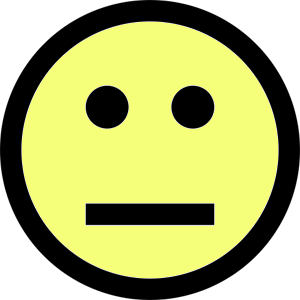
#> input picture resources/img/neutral.png, 300 x 300 px
$ python server.py
#> lines starting #> are read from the running program, lines starting #| are printed output that depends on the picture
import tkinter as tk
from PIL import ImageTk, Image
import socket

HOST = "127.0.0.1"
PORT = 65432

root = tk.Tk()
# root.wm_attributes('-transparentcolor', 'white')
root.geometry("300x1000+1600+0")
root.title("Emoji Overlay")
root.iconbitmap("resources/img/favicon.ico")

img = ImageTk.PhotoImage(Image.open("resources/img/neutral.png"))
img_label = tk.Label(root, image=img)

static_img_1 = ImageTk.PhotoImage(Image.open("resources/img/thinking.png"))
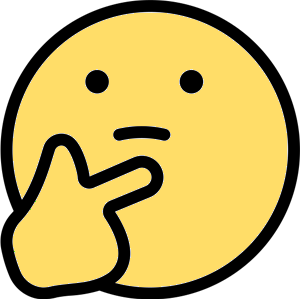
#> input picture resources/img/thinking.png, 300 x 300 px
static_img_1_label = tk.Label(root, image=static_img_1)

static_img_2 = ImageTk.PhotoImage(Image.open("resources/img/happy.png"))
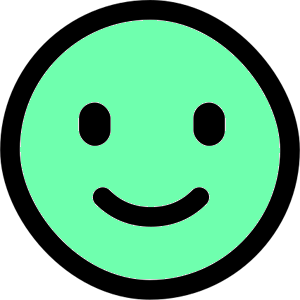
#> input picture resources/img/happy.png, 300 x 300 px
static_img_2_label = tk.Label(root, image=static_img_2)

text = tk.StringVar()
text_label = tk.Label(root, textvariable=text, font=("Times New Roman", 15))
text.set("Chris")

static_text_1 = tk.StringVar()
static_text_1_label = tk.Label(root, textvariable=static_text_1, font=("Times New Roman", 15))
static_text_1.set("Rory")

static_text_2 = tk.StringVar()
static_text_2_label = tk.Label(root, textvariable=static_text_2, font=("Times New Roman", 15))
static_text_2.set("Abraham")


img_label.grid(row = 0, column = 0)
text_label.grid(row = 1, column = 0)

static_img_1_label.grid(row = 2, column = 0)
static_text_1_label.grid(row = 3, column = 0)

static_img_2_label.grid(row = 4, column = 0)
static_text_2_label.grid(row = 5, column = 0)


#> (the run stopped early here; a loop or call above may not have finished)
